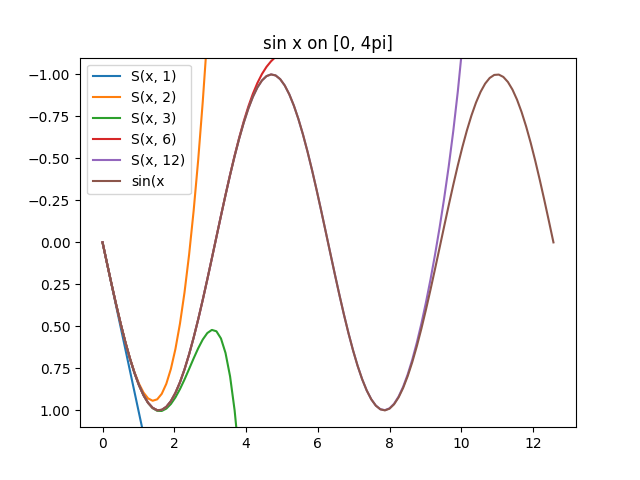

The Python source for this figure:
# Exercise 5.32
import math
import matplotlib.pyplot as plt
import numpy as np


def S(x,n):
    s = 0
    for j in range(n):
        s = s + (-1)**j * (x**(2*j+1)) / math.factorial(2*j+1)
    return s


x = np.linspace(0,np.pi*4,100)
y = np.sin(x)
Splot = [1,2,3,6,12]


for n in Splot:
    plt.plot(x, S(x, n), label = 'S(x, %g)' %(n))

plt.plot(x,y, label='sin(x')
plt.title('sin x on [0, 4pi]')
plt.ylim(1.1,-1.1)
plt.legend()
plt.savefig('plot_taylor_sin.png')
plt.show()


'''
Terminal> plot_taylor_sin.py"

Process finished with exit code 0
'''